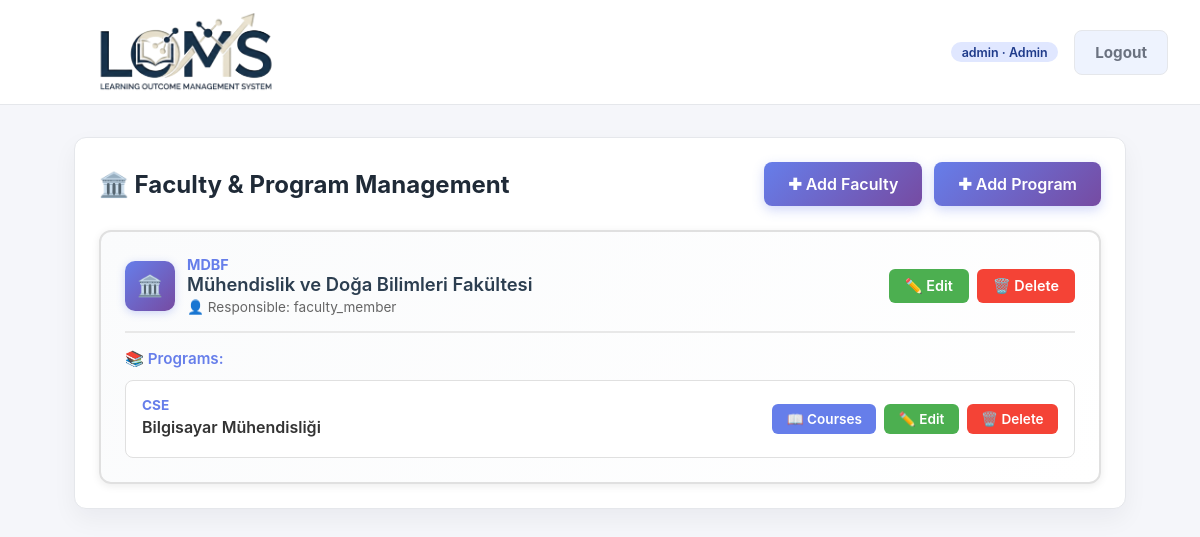
Page /org/ (signed in) on the committed database.
### accounts/models.py (models this page shows, shortened)
class CustomUser(AbstractUser):
    class Role(models.TextChoices):
        ADMIN = "ADMIN", "Admin"
        STUDENT_AFFAIRS = "STUDENT_AFFAIRS", "Student Affairs"
        FACULTY_MEMBER = "FACULTY_MEMBER", "Faculty Member"
        LECTURER = "LECTURER", "Lecturer"
        STUDENT = "STUDENT", "Student"
    role = models.CharField(
        max_length=32,
        choices=Role.choices,
        default=Role.STUDENT,
    )
    student_grade = models.PositiveSmallIntegerField(
        null=True,
        blank=True,
        help_text="Student grade / year (1, 2, 3, 4 ...)",
    )
    student_faculty = models.ForeignKey(
        "organizations.Faculty",
        null=True,
        blank=True,
        on_delete=models.SET_NULL,
        related_name="students",
        help_text="Student için kayıtlı olduğu Faculty",
    )
    student_program = models.ForeignKey(
        "organizations.Program",
        null=True,
        blank=True,
        on_delete=models.SET_NULL,
        related_name="students",
        help_text="Student için kayıtlı olduğu program",
    )
    faculty_member_faculty = models.ForeignKey(
        "organizations.Faculty",
        null=True,
        blank=True,
        on_delete=models.SET_NULL,
        related_name="faculty_members",
        help_text="Faculty Member için sorumlu olduğu Faculty",
    )
    lecturer_programs = models.ManyToManyField(
        "organizations.Program",
        blank=True,
        related_name="lecturers",
        help_text="Lecturer için sorumlu olduğu Program(lar)",
    )
    lecturer_courses = models.ManyToManyField(
        "courses.Course",
        blank=True,
        related_name="lecturers",
        help_text="Lecturer için sorumlu olduğu Course(lar)",
    )
    phone = models.CharField(
        max_length=20,
        blank=True,
        null=True,
    )
    objects = CustomUserManager()
    @property
    def is_admin(self):
        return self.role == self.Role.ADMIN and self.is_superuser
    @property
    def is_student_affairs(self):
        return self.role == self.Role.STUDENT_AFFAIRS
    @property
    def is_faculty_member(self):
        return self.role == self.Role.FACULTY_MEMBER
    @property
    def is_lecturer(self):
        return self.role == self.Role.LECTURER
    @property
    def is_student(self):
        return self.role == self.Role.STUDENT

### organizations/models.py (models this page shows, shortened)
class Faculty(models.Model):
    name = models.CharField(max_length=255)
    code = models.CharField(max_length=50, unique=True)
    description = models.TextField(
        blank=True,
        help_text="Faculty description / açıklama",
    )
    responsible = models.ForeignKey(
        settings.AUTH_USER_MODEL,
        null=True,
        blank=True,
        on_delete=models.SET_NULL,
        related_name="responsible_faculties",
        help_text="Bu faculty'den sorumlu Faculty Member",
    )

class Program(models.Model):
    name = models.CharField(max_length=255)
    code = models.CharField(max_length=50, unique=True)
    faculty = models.ForeignKey(
        Faculty,
        on_delete=models.CASCADE,
        related_name="programs",
    )
    description = models.TextField(
        blank=True,
        help_text="Program description / açıklama",
    )
    coordinator = models.ForeignKey(
        settings.AUTH_USER_MODEL,
        null=True,
        blank=True,
        on_delete=models.SET_NULL,
        related_name="coordinated_programs",
        help_text="Programdan sorumlu öğretim elemanı / coordinator",
    )

### organizations/views.py (the view)
# urls.py: path("", faculty_program_list, name="faculty_program_list"),  # Student Affairs paneli
@role_required(CustomUser.Role.STUDENT_AFFAIRS)
def faculty_program_list(request):
    faculties = Faculty.objects.prefetch_related("programs").all()
    faculty_form = FacultyForm()
    if request.method == "POST":
        faculty_form = FacultyForm(request.POST)
        if faculty_form.is_valid():
            faculty_form.save()
            return redirect("organizations:faculty_program_list")
    context = {
        "faculties": faculties,
        "faculty_form": faculty_form,
    }
    return render(request, "organizations/faculty_program_list.html", context)

### templates/organizations/faculty_program_list.html (shortened to what this page needs)
{% extends "base.html" %}
{% block content %}
<section class="card">
    <div style="display: flex; justify-content: space-between; align-items: center; flex-wrap: wrap; gap: 1rem; margin-bottom: 1.5rem;">
        <h2 class="page-title" style="margin: 0;">🏛️ Faculty & Program Management</h2>
        <div style="display: flex; gap: 0.75rem;">
            <a href="{% url 'organizations:faculty_create' %}"
               style="background: linear-gradient(135deg, #667eea 0%, #764ba2 100%); color: white; padding: 0.75rem 1.5rem; border-radius: 8px; text-decoration: none; font-weight: 600; box-shadow: 0 4px 12px rgba(102, 126, 234, 0.3); transition: all 0.3s ease; display: inline-block;"
               onmouseover="this.style.transform='translateY(-2px)'; this.style.boxShadow='0 6px 16px rgba(102, 126, 234, 0.4)';"
               onmouseout="this.style.transform='translateY(0)'; this.style.boxShadow='0 4px 12px rgba(102, 126, 234, 0.3)';">
                ✚ Add Faculty
            </a>
            <a href="{% url 'organizations:program_create' %}"
               style="background: linear-gradient(135deg, #667eea 0%, #764ba2 100%); color: white; padding: 0.75rem 1.5rem; border-radius: 8px; text-decoration: none; font-weight: 600; box-shadow: 0 4px 12px rgba(102, 126, 234, 0.3); transition: all 0.3s ease; display: inline-block;"
               onmouseover="this.style.transform='translateY(-2px)'; this.style.boxShadow='0 6px 16px rgba(102, 126, 234, 0.4)';"
               onmouseout="this.style.transform='translateY(0)'; this.style.boxShadow='0 4px 12px rgba(102, 126, 234, 0.3)';">
                ✚ Add Program
            </a>
        </div>
    </div>
    {% if faculties %}
        <div style="display: grid; gap: 1.5rem;">
            {% for faculty in faculties %}
                <div style="border: 2px solid #e0e0e0; border-radius: 12px; padding: 1.5rem; background: linear-gradient(135deg, #fafbfc 0%, #ffffff 100%); box-shadow: 0 2px 8px rgba(0,0,0,0.08); transition: all 0.3s ease;"
                     onmouseover="this.style.boxShadow='0 4px 12px rgba(0,0,0,0.12)'; this.style.borderColor='#667eea';"
                     onmouseout="this.style.boxShadow='0 2px 8px rgba(0,0,0,0.08)'; this.style.borderColor='#e0e0e0';">
                    <div style="display: flex; justify-content: space-between; align-items: center; flex-wrap: wrap; gap: 1rem; margin-bottom: 1rem;">
                        <div style="display: flex; align-items: center; gap: 0.75rem;">
                            <div style="width: 50px; height: 50px; background: linear-gradient(135deg, #667eea 0%, #764ba2 100%); border-radius: 10px; display: flex; align-items: center; justify-content: center; color: white; font-size: 1.3rem; box-shadow: 0 2px 8px rgba(102, 126, 234, 0.3);">
                                🏛️
                            </div>
                            <div>
                                <div style="font-weight: 700; color: #667eea; font-size: 0.9rem;">{{ faculty.code }}</div>
                                <div style="font-weight: 600; color: #2c3e50; font-size: 1.15rem;">{{ faculty.name }}</div>
                                {% if faculty.responsible %}
                                <div style="color: #666; font-size: 0.85rem; margin-top: 0.25rem;">👤 Responsible: {{ faculty.responsible.username }}</div>
                                {% endif %}
                            </div>
                        </div>
                        <div style="display: flex; gap: 0.5rem;">
                            <a href="{% url 'organizations:faculty_edit' faculty.id %}"
                               style="background: #4CAF50; color: white; padding: 0.5rem 1rem; border-radius: 6px; text-decoration: none; font-weight: 600; font-size: 0.9rem; transition: all 0.3s ease;"
                               onmouseover="this.style.background='#45a049';"
                               onmouseout="this.style.background='#4CAF50';">
                                ✏️ Edit
                            </a>
                            <a href="{% url 'organizations:faculty_delete' faculty.id %}"
                               style="background: #f44336; color: white; padding: 0.5rem 1rem; border-radius: 6px; text-decoration: none; font-weight: 600; font-size: 0.9rem; transition: all 0.3s ease;"
                               onmouseover="this.style.background='#da190b';"
                               onmouseout="this.style.background='#f44336';">
                                🗑️ Delete
                            </a>
                        </div>
                    </div>
                    {% if faculty.programs.all %}
                    <div style="margin-top: 1rem; padding-top: 1rem; border-top: 2px solid #e8e8e8;">
                        <div style="font-weight: 600; color: #667eea; margin-bottom: 0.75rem; font-size: 0.95rem;">📚 Programs:</div>
                        <div style="display: grid; gap: 0.75rem;">
                            {% for program in faculty.programs.all %}
                                <div style="border: 1px solid #e0e0e0; border-radius: 8px; padding: 1rem; background: #ffffff; transition: all 0.3s ease;"
                                     onmouseover="this.style.borderColor='#667eea'; this.style.background='#f8f9ff';"
                                     onmouseout="this.style.borderColor='#e0e0e0'; this.style.background='#ffffff';">
                                    <div style="display: flex; justify-content: space-between; align-items: center; flex-wrap: wrap; gap: 0.75rem;">
                                        <div style="flex: 1;">
                                            <div style="font-weight: 700; color: #667eea; font-size: 0.85rem;">{{ program.code }}</div>
                                            <div style="font-weight: 600; color: #333; font-size: 1rem; margin: 0.25rem 0;">{{ program.name }}</div>
                                        </div>
                                        <div style="display: flex; gap: 0.5rem; flex-wrap: wrap;">
                                            <a href="{% url 'courses:course_list' %}?program={{ program.id }}"
                                               style="background: #667eea; color: white; padding: 0.45rem 0.9rem; border-radius: 6px; text-decoration: none; font-weight: 600; font-size: 0.85rem; transition: all 0.3s ease;"
                                               onmouseover="this.style.background='#5568d3';"
                                               onmouseout="this.style.background='#667eea';">
                                                📖 Courses
                                            </a>
                                            <a href="{% url 'organizations:program_edit' program.id %}"
                                               style="background: #4CAF50; color: white; padding: 0.45rem 0.9rem; border-radius: 6px; text-decoration: none; font-weight: 600; font-size: 0.85rem; transition: all 0.3s ease;"
                                               onmouseover="this.style.background='#45a049';"
                                               onmouseout="this.style.background='#4CAF50';">
                                                ✏️ Edit
                                            </a>
                                            <a href="{% url 'organizations:program_delete' program.id %}"
                                               style="background: #f44336; color: white; padding: 0.45rem 0.9rem; border-radius: 6px; text-decoration: none; font-weight: 600; font-size: 0.85rem; transition: all 0.3s ease;"
                                               onmouseover="this.style.background='#da190b';"
                                               onmouseout="this.style.background='#f44336';">
                                                🗑️ Delete
                                            </a>
                                        </div>
                                    </div>
                                </div>
                            {% endfor %}
                        </div>
                    </div>
                    {% endif %}
                </div>
            {% endfor %}
        </div>
    {% else %}
        <div style="text-align: center; padding: 3rem 1rem; background: #f9f9f9; border-radius: 12px; border: 2px dashed #ddd;">
            <div style="font-size: 3rem; margin-bottom: 1rem;">🏛️</div>
            <p style="color: #999; font-size: 1.1rem; margin: 0;">No faculties yet.</p>
        </div>
    {% endif %}
</section>
{% endblock %}

### templates/base.html (shortened to what this page needs)
<!DOCTYPE html>
{% load static %}
<html lang="en">
<head>
</head>
<body>
<header>
    <img src="{% static 'images/LOMS-Photoroom.png' %}" alt="LOMS" style="height: 5rem; margin: 0;">
    <nav>
        {% if user.is_authenticated %}
            <span class="pill">{{ user.username }} · {{ user.get_role_display }}</span>
            <form method="post" action="{% url 'accounts:logout' %}" class="logout-form">
                <button type="submit" class="btn outline">Logout</button>
            </form>
        {% endif %}
    </nav>
</header>
<main>
    {% block content %}{% endblock %}
</main>
</body>
</html>

### templates/base.html (style rules this page uses)
:root { --bg: #f5f6fa; --card-bg: #ffffff; --text: #1f2a37; --muted: #6b7280; --primary: #2563eb; --primary-dark: #1e3a8a; --border: #e5e7eb; --success: #059669; }
* { box-sizing: border-box; font-family: "Inter", "Segoe UI", system-ui, -apple-system, BlinkMacSystemFont, sans-serif; }
body { margin: 0; background: var(--bg); color: var(--text); overflow-y: scroll; }
header { background: var(--card-bg); border-bottom: 1px solid var(--border); padding: 0.75rem 2rem; display: flex; align-items: center; justify-content: space-between; position: sticky; top: 0; z-index: 5; }
header h1, header img { margin: 0; font-size: 1.5rem; }
nav { display: flex; gap: 1rem; align-items: center; flex-wrap: wrap; }
.logout-form { display: inline-flex; margin: 0; }
.btn, button { border: none; border-radius: 8px; padding: 0.75rem 1.25rem; background: var(--primary); color: #fff; font-weight: 700; font-size: 0.95rem; cursor: pointer; transition: background 0.2s ease; text-decoration: none; display: inline-block; }
.btn.outline { background: rgba(37, 99, 235, 0.08); border: 1px solid var(--border); color: var(--muted); transition: all 0.2s ease; }
main { max-width: 1100px; margin: 2rem auto; padding: 0 1.5rem 2.5rem; }
.page-title { margin-bottom: 1rem; }
.card { background: var(--card-bg); border: 1px solid var(--border); border-radius: 12px; padding: 1.5rem; box-shadow: 0 10px 25px rgba(15, 23, 42, 0.05); max-width: 1200px; margin: 0 auto; }
form { display: flex; flex-direction: column; gap: 0.85rem; }
.pill { display: inline-block; padding: 0.15rem 0.65rem; border-radius: 999px; background: #e0e7ff; color: var(--primary-dark); font-size: 0.78rem; font-weight: 600; }

### rows in the picture
CustomUser: username "admin", role "Admin"
Faculty: code "MDBF", name "Mühendislik ve Doğa Bilimleri Fakültesi", responsible.username "faculty_member"
Program: code "CSE", name "Bilgisayar Mühendisliği"
